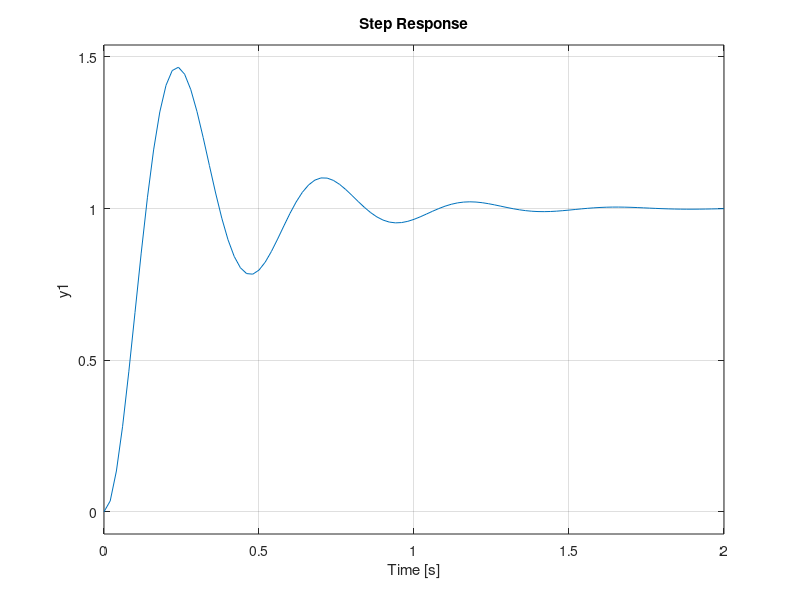

This figure's MATLAB source:
%% Punto 1.Función de transferencia equivalente y salida a escalón
G1 = 3;
G2 = 1.25;
G3 = tf(1, [0.3 1]);
G4 = tf(1, [1 0]);
G5 = 0.5;
H1 = 0.25;

serie1 = series(G1, series(G2, G3));
feedback1 = feedback(serie1, H1, -1);

% función de transferencia equivalente
G = series(feedback1, series(G4, G5))
step(G)

%% Punto 2. Añadir ganancia y calcular ganancia en estado estacionario.
Km = 20;
G_K20 = feedback(series(G, Km), 1, -1);
step(G_K20);
[y, t] = step(G_K20);
Ganancia_ss = y(length(y))

hold

Km = 10;
G_K10 = feedback(series(G, Km), 1, -1);
step(G_K10);

Km = 30;
G_K30 = feedback(series(G, Km), 1, -1);
step(G_K30);